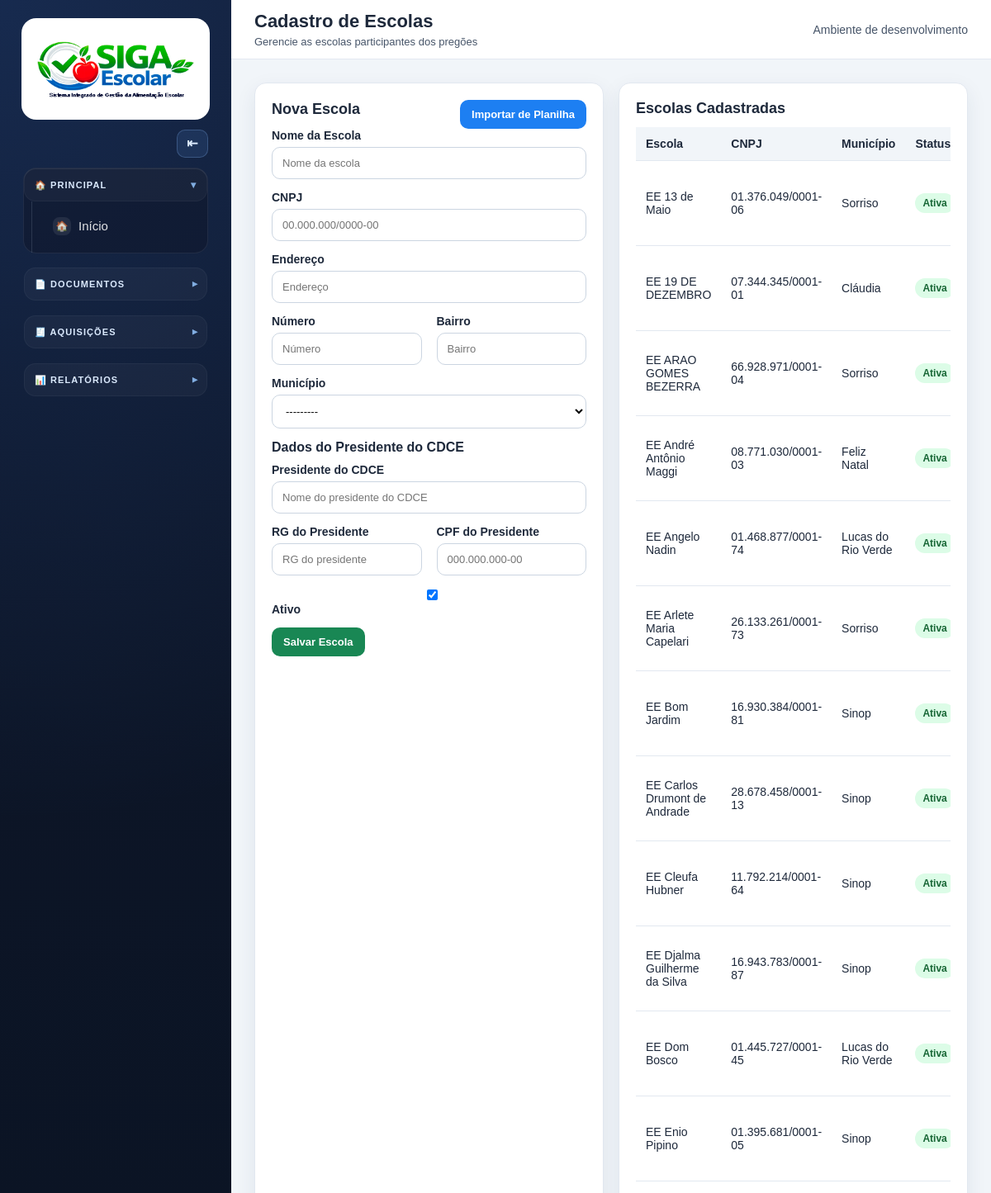
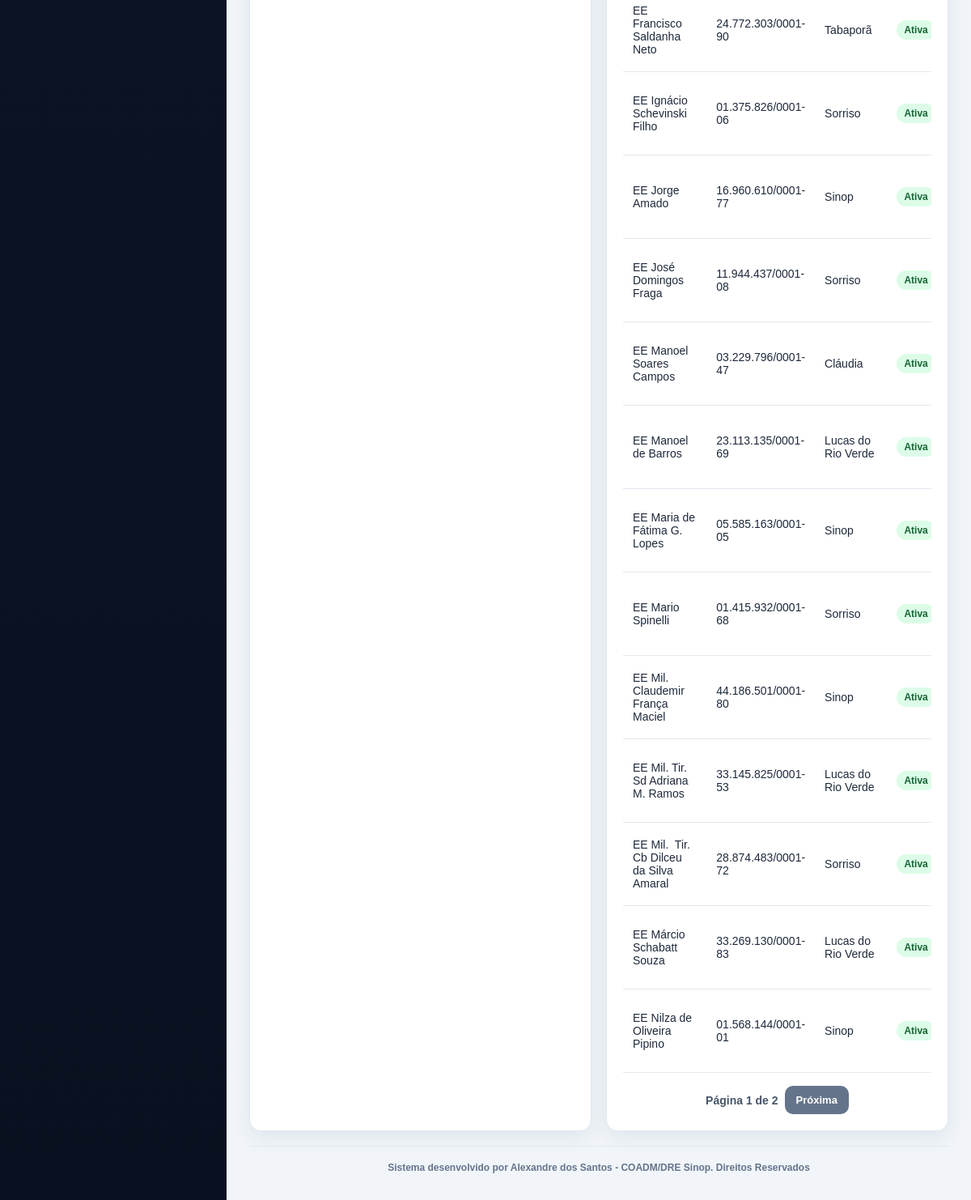
Page /cadastros/escolas/ on the committed database (2 pictures, top to bottom).
### apps/cadastros/models.py (models this page shows, shortened)
class AtivoModel(TimeStampedModel):
    ativo = models.BooleanField(default=True)
    class Meta:
        abstract = True

class Escola(AtivoModel):
    nome_escola = models.CharField("Nome da Escola", max_length=255)
    cnpj = models.CharField(
        "CNPJ",
        max_length=18,
        unique=True,
        validators=[validar_cnpj],
        null=True,
        blank=True,
        help_text="Obrigatório para empresa comum e grupo formal/cooperativa. Não usado para fornecedor individual.",
    )
    endereco = models.CharField("Endereço", max_length=255)
    numero = models.CharField("Número", max_length=20, blank=True)
    bairro = models.CharField("Bairro", max_length=100, blank=True)
    municipio = models.ForeignKey(
        Municipio,
        on_delete=models.PROTECT,
        related_name="escolas",
        verbose_name="Município",
    )
    presidente_cdce = models.CharField("Presidente do CDCE", max_length=255)
    rg_presidente = models.CharField("RG do Presidente", max_length=50)
    cpf_presidente = models.CharField(
        "CPF do Presidente",
        max_length=14,
        validators=[validar_cpf],
    )
    class Meta:
        verbose_name = "Escola"
        verbose_name_plural = "Escolas"
        ordering = ["nome_escola"]

class Municipio(AtivoModel):
    nome = models.CharField(max_length=120)
    uf = models.CharField(max_length=2, default="MT")
    class Meta:
        verbose_name = "Município"
        verbose_name_plural = "Municípios"
        ordering = ["nome"]
        constraints = [
            models.UniqueConstraint(fields=["nome", "uf"], name="unique_municipio_uf")
        ]
    def __str__(self):
        return f"{self.nome}/{self.uf}"

### apps/cadastros/views.py (the view)
# urls.py: path("escolas/", views.escolas, name="escolas"),
def escolas(request):
    if request.method == "POST":
        form = EscolaForm(request.POST)
        if form.is_valid():
            form.save()
            messages.success(request, "Escola cadastrada com sucesso.")
            return redirect("cadastros:escolas")
        messages.error(request, "Verifique os dados informados no formulário.")
    else:
        form = EscolaForm()
    escolas_queryset = Escola.objects.all().select_related("municipio").order_by("nome_escola")
    escolas_pagina = paginar_queryset(request, escolas_queryset)
    return render(
        request,
        "cadastros/escolas.html",
        {
            "form": form,
            "escolas": escolas_pagina,
            "modo_edicao": False,
            "escola_edicao": None,
        },
    )

### apps/cadastros/forms.py
class EscolaForm(forms.ModelForm):
    class Meta:
        model = Escola
        fields = [
            "nome_escola",
            "cnpj",
            "endereco",
            "numero",
            "bairro",
            "municipio",
            "presidente_cdce",
            "rg_presidente",
            "cpf_presidente",
            "ativo",
        ]
        widgets = {
            "nome_escola": forms.TextInput(attrs={"placeholder": "Nome da escola"}),
            "cnpj": forms.TextInput(attrs={"placeholder": "00.000.000/0000-00", "id": "id_cnpj"}),
            "endereco": forms.TextInput(attrs={"placeholder": "Endereço"}),
            "numero": forms.TextInput(attrs={"placeholder": "Número"}),
            "bairro": forms.TextInput(attrs={"placeholder": "Bairro"}),
            "presidente_cdce": forms.TextInput(attrs={"placeholder": "Nome do presidente do CDCE"}),
            "rg_presidente": forms.TextInput(attrs={"placeholder": "RG do presidente"}),
            "cpf_presidente": forms.TextInput(attrs={"placeholder": "000.000.000-00"}),
        }

### apps/cadastros/views.py (called while the page is built)
def paginar_queryset(request, queryset, por_pagina=25):
    paginator = Paginator(queryset, por_pagina)
    numero_pagina = request.GET.get("page")
    return paginator.get_page(numero_pagina)

### templates/cadastros/escolas.html (shortened to what this page needs)
{% extends "base.html" %}
{% block page_title %}Cadastro de Escolas{% endblock %}
{% block page_subtitle %}Gerencie as escolas participantes dos pregões{% endblock %}
{% block content %}
<div class="grid grid-2">
    <div class="card">
        <div style="display:flex; align-items:center; justify-content:space-between; gap:12px; flex-wrap:wrap;">
            {% if modo_edicao %}
            <h2>Editar Escola</h2>
            {% else %}
            <h2>Nova Escola</h2>
            {% endif %}
            <a class="btn btn-primary" href="{% url 'importacoes:escolas' %}">
                Importar de Planilha
            </a>
        </div>
        <form method="post">
            <div class="form-group">
                <label>Nome da Escola</label>
                {{ form.nome_escola }}
            </div>
            <div class="form-group">
                <label>CNPJ</label>
                {{ form.cnpj }}
            </div>
            <div class="form-group">
                <label>Endereço</label>
                {{ form.endereco }}
            </div>
            <div class="grid grid-2">
                <div class="form-group">
                    <label>Número</label>
                    {{ form.numero }}
                </div>
                <div class="form-group">
                    <label>Bairro</label>
                    {{ form.bairro }}
                </div>
            </div>
            <div class="form-group">
                <label>Município</label>
                {{ form.municipio }}
            </div>
            <h3>Dados do Presidente do CDCE</h3>
            <div class="form-group">
                <label>Presidente do CDCE</label>
                {{ form.presidente_cdce }}
            </div>
            <div class="grid grid-2">
                <div class="form-group">
                    <label>RG do Presidente</label>
                    {{ form.rg_presidente }}
                </div>
                <div class="form-group">
                    <label>CPF do Presidente</label>
                    {{ form.cpf_presidente }}
                </div>
            </div>
            <div class="form-group">
                <label>
                    {{ form.ativo }}
                    Ativo
                </label>
            </div>
            <div class="actions">
                {% if modo_edicao %}
                <button class="btn btn-success" type="submit">
                    Salvar Alterações
                </button>
                <a class="btn btn-secondary" href="{% url 'cadastros:escolas' %}">
                    Cancelar Edição
                </a>
                {% else %}
                <button class="btn btn-success" type="submit">
                    Salvar Escola
                </button>
                {% endif %}
            </div>
        </form>
    </div>
    <div class="card">
        <h2>Escolas Cadastradas</h2>
        <div class="table-wrapper">
            <table>
                <thead>
                    <tr>
                        <th>Escola</th>
                        <th>CNPJ</th>
                        <th>Município</th>
                        <th>Status</th>
                    </tr>
                </thead>
                <tbody>
                    {% for escola in escolas %}
                    <tr>
                        <td>{{ escola.nome_escola }}</td>
                        <td>{{ escola.cnpj }}</td>
                        <td>{{ escola.municipio.nome }}</td>
                        <td>
                            {% if escola.ativo %}
                            <span class="badge badge-success">Ativa</span>
                            {% else %}
                            <span class="badge badge-danger">Inativa</span>
                            {% endif %}
                        </td>
                    </tr>
                    {% empty %}
                    <tr>
                        <td colspan="5">Nenhuma escola cadastrada.</td>
                    </tr>
                    {% endfor %}
                </tbody>
            </table>
        </div>
        {% if escolas.has_other_pages %}
        <div class="pagination" style="display:flex; align-items:center; justify-content:center; gap:8px; margin-top:16px; flex-wrap:wrap;">
            <span style="font-weight:700; color:#475569;">
                Página {{ escolas.number }} de {{ escolas.paginator.num_pages }}
            </span>
            {% if escolas.has_next %}
            <a class="btn btn-secondary" href="?page={{ escolas.next_page_number }}">Próxima</a>
            {% endif %}
        </div>
        {% endif %}
    </div>
</div>
{% endblock %}

### static/css/style.css (style rules this page uses)
:root { --primary: #0f2f57; --primary-dark: #09213f; --primary-light: #174a84; --accent: #1d7ff2; --success: #198754; --warning: #ffc107; --danger: #dc3545; --gray-50: #f8fafc; --gray-100: #f1f5f9; --gray-200: #e2e8f0; --gray-300: #cbd5e1; --gray-600: #475569; --gray-800: #1e293b; --white: #ffffff; --radius: 14px; --shadow: 0 8px 24px rgba(15, 47, 87, 0.08); }
* { box-sizing: border-box; }
body { margin: 0; font-family: Arial, Helvetica, sans-serif; background: var(--gray-100); color: var(--gray-800); }
.grid { display: grid; gap: 18px; }
.grid-2 { grid-template-columns: repeat(2, minmax(0, 1fr)); }
.card { background: var(--white); border: 1px solid var(--gray-200); border-radius: var(--radius); padding: 20px; box-shadow: var(--shadow); margin-bottom: 18px; }
.card h2 { margin: 0 0 12px; font-size: 20px; }
.card h3 { margin: 0 0 10px; font-size: 17px; }
.btn { display: inline-block; padding: 10px 14px; border-radius: 10px; border: none; text-decoration: none; cursor: pointer; font-size: 14px; font-weight: 600; transition: 0.2s; }
.btn-primary { background: var(--accent); color: var(--white); }
.btn-success { background: var(--success); color: var(--white); }
.btn-secondary { background: #64748b; color: var(--white); }
.table-wrapper { overflow-x: auto; }
table { width: 100%; border-collapse: collapse; background: var(--white); }
th { background: var(--gray-100); color: var(--gray-800); font-weight: 700; text-align: left; padding: 12px; border-bottom: 1px solid var(--gray-200); }
td { padding: 12px; border-bottom: 1px solid var(--gray-200); color: var(--gray-800); vertical-align: middle; }
.badge { display: inline-block; padding: 5px 9px; border-radius: 999px; font-size: 12px; font-weight: bold; }
.badge-success { background: #dcfce7; color: #166534; }
.form-group { margin-bottom: 14px; }
label { display: block; margin-bottom: 6px; font-weight: 600; color: var(--gray-800); }
input, select, textarea { width: 100%; padding: 11px 12px; border: 1px solid var(--gray-300); border-radius: 10px; font-size: 14px; background: var(--white); }
.actions { display: flex; gap: 8px; flex-wrap: wrap; }

### templates/base.html (style rules this page uses)
:root { --sidebar-bg: #0f172a; --sidebar-bg-soft: #111c33; --sidebar-border: rgba(255, 255, 255, 0.10); --sidebar-text: rgba(255, 255, 255, 0.88); --sidebar-muted: rgba(255, 255, 255, 0.62); --sidebar-hover: rgba(96, 165, 250, 0.12); --sidebar-active: rgba(59, 130, 246, 0.22); --sidebar-active-border: #60a5fa; --sidebar-section-bg: rgba(15, 23, 42, 0.55); }

### templates/cadastros/escolas.html (style rules this page uses)
.card { font-size: 14px; }
.card h2 { font-size: 18px; }
.card h3 { font-size: 16px; }
.card label { font-size: 14px; }
.card input, .card select, .card textarea, .card button, .card .btn { font-size: 13px; }
.card table { font-size: 13px; }
.card table th, .card table td { font-size: 14px; }

### rows in the picture
Escola: nome_escola "EE 13 de Maio", cnpj "01.376.049/0001-06", municipio.nome "Sorriso", ativo "Ativa"
Escola: nome_escola "EE 19 DE DEZEMBRO", cnpj "07.344.345/0001-01", municipio.nome "Cláudia", ativo "Ativa"
Escola: nome_escola "EE ARAO GOMES BEZERRA", cnpj "66.928.971/0001-04", municipio.nome "Sorriso", ativo "Ativa"
Escola: nome_escola "EE André Antônio Maggi", cnpj "08.771.030/0001-03", municipio.nome "Feliz Natal", ativo "Ativa"
Escola: nome_escola "EE Angelo Nadin", cnpj "01.468.877/0001-74", municipio.nome "Lucas do Rio Verde", ativo "Ativa"
Escola: nome_escola "EE Arlete Maria Capelari", cnpj "26.133.261/0001-73", municipio.nome "Sorriso", ativo "Ativa"
Escola: nome_escola "EE Bom Jardim", cnpj "16.930.384/0001-81", municipio.nome "Sinop", ativo "Ativa"
Escola: nome_escola "EE Carlos Drumont de Andrade", cnpj "28.678.458/0001-13", municipio.nome "Sinop", ativo "Ativa"
Escola: nome_escola "EE Cleufa Hubner", cnpj "11.792.214/0001-64", municipio.nome "Sinop", ativo "Ativa"
Escola: nome_escola "EE Djalma Guilherme da Silva", cnpj "16.943.783/0001-87", municipio.nome "Sinop", ativo "Ativa"
Escola: nome_escola "EE Dom Bosco", cnpj "01.445.727/0001-45", municipio.nome "Lucas do Rio Verde", ativo "Ativa"
Escola: nome_escola "EE Enio Pipino", cnpj "01.395.681/0001-05", municipio.nome "Sinop", ativo "Ativa"
Escola: nome_escola "EE Francisco Saldanha Neto", cnpj "24.772.303/0001-90", municipio.nome "Tabaporã", ativo "Ativa"
Escola: nome_escola "EE Ignácio Schevinski Filho", cnpj "01.375.826/0001-06", municipio.nome "Sorriso", ativo "Ativa"
Escola: nome_escola "EE Jorge Amado", cnpj "16.960.610/0001-77", municipio.nome "Sinop", ativo "Ativa"
Escola: nome_escola "EE José Domingos Fraga", cnpj "11.944.437/0001-08", municipio.nome "Sorriso", ativo "Ativa"
Escola: nome_escola "EE Manoel Soares Campos", cnpj "03.229.796/0001-47", municipio.nome "Cláudia", ativo "Ativa"
Escola: nome_escola "EE Manoel de Barros", cnpj "23.113.135/0001-69", municipio.nome "Lucas do Rio Verde", ativo "Ativa"
Escola: nome_escola "EE Maria de Fátima G. Lopes", cnpj "05.585.163/0001-05", municipio.nome "Sinop", ativo "Ativa"
Escola: nome_escola "EE Mario Spinelli", cnpj "01.415.932/0001-68", municipio.nome "Sorriso", ativo "Ativa"
Escola: nome_escola "EE Mil. Claudemir França Maciel", cnpj "44.186.501/0001-80", municipio.nome "Sinop", ativo "Ativa"
Escola: nome_escola "EE Mil. Tir. Sd Adriana M. Ramos", cnpj "33.145.825/0001-53", municipio.nome "Lucas do Rio Verde", ativo "Ativa"
Escola: nome_escola "EE Mil. Tir. Cb Dilceu da Silva Amaral", cnpj "28.874.483/0001-72", municipio.nome "Sorriso", ativo "Ativa"
Escola: nome_escola "EE Márcio Schabatt Souza", cnpj "33.269.130/0001-83", municipio.nome "Lucas do Rio Verde", ativo "Ativa"
Escola: nome_escola "EE Nilza de Oliveira Pipino", cnpj "01.568.144/0001-01", municipio.nome "Sinop", ativo "Ativa"

### other values in the picture
{{ escolas.number }} "1"
{{ escolas.paginator.num_pages }} "2"
